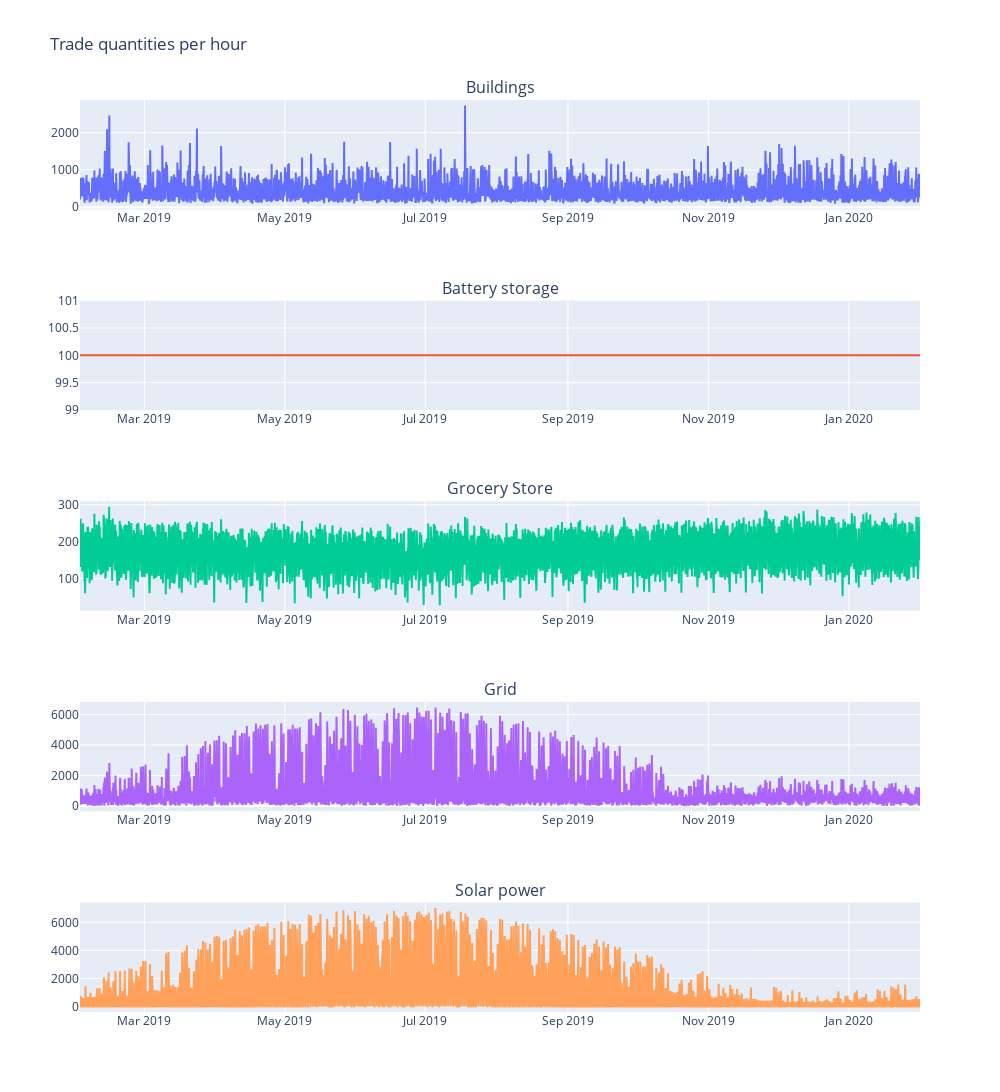

Notebook source saved alongside this figure:
### Code cell
fig = make_subplots(rows=5, cols=1,
                    subplot_titles=("Buildings", "Battery storage", "Grocery Store", "Grid", "Solar power"))


fig.add_trace(
    go.Scatter(x=x, y=y1),
    row=1, col=1, 
)

fig.add_trace(
    go.Scatter(x=x, y=y2),
    row=2, col=1
)

fig.add_trace(
    go.Scatter(x=x, y=y3),
    row=3, col=1
)

fig.add_trace(
    go.Scatter(x=x, y=y4),
    row=4, col=1
)

fig.add_trace(
    go.Scatter(x=x, y=y5),
    row=5, col=1
)


fig.update_layout(height=1200, width=1000, title_text="Trade quantities per hour", showlegend=False)
fig.show()

### Figure 1 — Plotly figure (JSON) as saved in the notebook; plotly's stock layout.template omitted (floating-point values rounded to 4 significant figures; data arrays with more than 128 entries replaced by an {"elided": "..."} marker saying what was removed)
{"data": [{"type": "scatter", "x": {"elided": "8758 str values"}, "xaxis": "x", "y": {"elided": "8758 float values"}, "yaxis": "y"}, {"type": "scatter", "x": {"elided": "8758 str values"}, "xaxis": "x2", "y": {"elided": "8758 int values"}, "yaxis": "y2"}, {"type": "scatter", "x": {"elided": "8758 str values"}, "xaxis": "x3", "y": {"elided": "8758 float values"}, "yaxis": "y3"}, {"type": "scatter", "x": {"elided": "8758 str values"}, "xaxis": "x4", "y": {"elided": "8758 float values"}, "yaxis": "y4"}, {"type": "scatter", "x": {"elided": "8758 str values"}, "xaxis": "x5", "y": {"elided": "8758 float values"}, "yaxis": "y5"}], "layout": {"annotations": [{"font": {"size": 16}, "showarrow": false, "text": "Buildings", "x": 0.5, "xanchor": "center", "xref": "paper", "y": 1, "yanchor": "bottom", "yref": "paper"}, {"font": {"size": 16}, "showarrow": false, "text": "Battery storage", "x": 0.5, "xanchor": "center", "xref": "paper", "y": 0.78, "yanchor": "bottom", "yref": "paper"}, {"font": {"size": 16}, "showarrow": false, "text": "Grocery Store", "x": 0.5, "xanchor": "center", "xref": "paper", "y": 0.56, "yanchor": "bottom", "yref": "paper"}, {"font": {"size": 16}, "showarrow": false, "text": "Grid", "x": 0.5, "xanchor": "center", "xref": "paper", "y": 0.34, "yanchor": "bottom", "yref": "paper"}, {"font": {"size": 16}, "showarrow": false, "text": "Solar power", "x": 0.5, "xanchor": "center", "xref": "paper", "y": 0.12, "yanchor": "bottom", "yref": "paper"}], "height": 1200, "showlegend": false, "title": {"text": "Trade quantities per hour"}, "width": 1000, "xaxis": {"anchor": "y", "domain": [0, 1]}, "xaxis2": {"anchor": "y2", "domain": [0, 1]}, "xaxis3": {"anchor": "y3", "domain": [0, 1]}, "xaxis4": {"anchor": "y4", "domain": [0, 1]}, "xaxis5": {"anchor": "y5", "domain": [0, 1]}, "yaxis": {"anchor": "x", "domain": [0.88, 1]}, "yaxis2": {"anchor": "x2", "domain": [0.66, 0.78]}, "yaxis3": {"anchor": "x3", "domain": [0.44, 0.56]}, "yaxis4": {"anchor": "x4", "domain": [0.22, 0.34]}, "yaxis5": {"anchor": "x5", "domain": [0, 0.12]}}}
